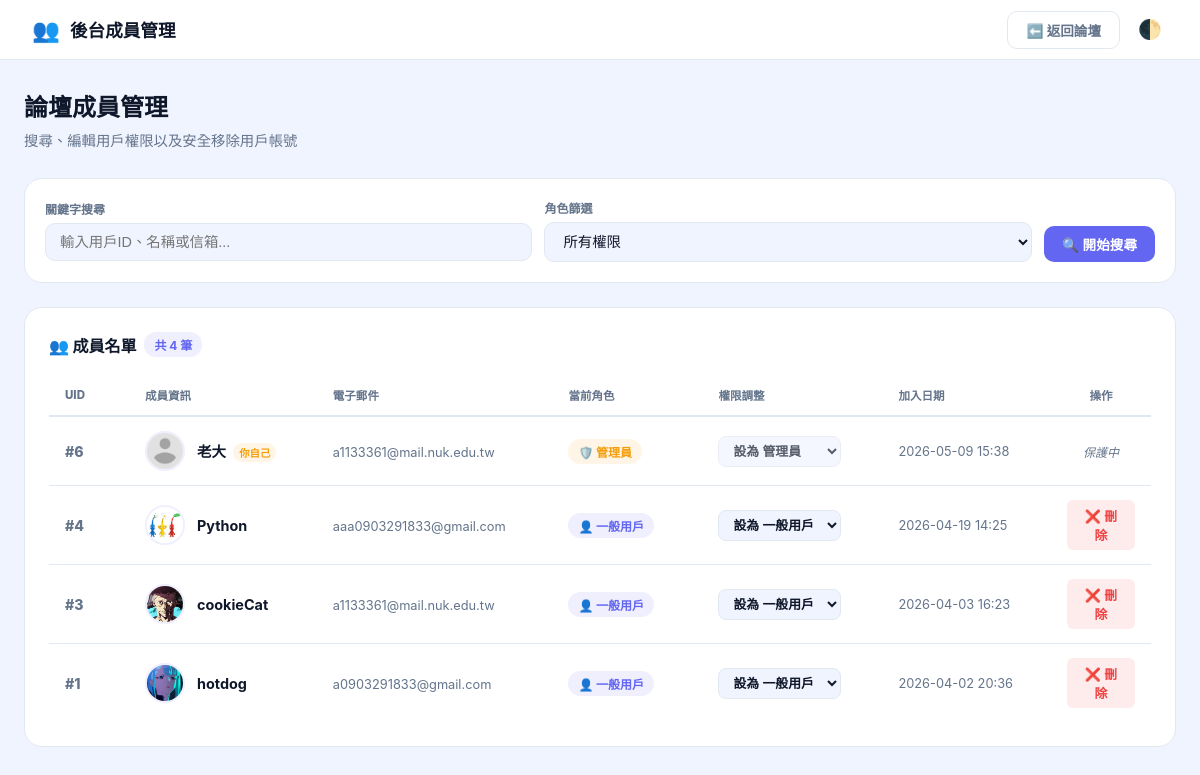
Screenshot of /admin_users.php (signed in) with the database file from the repository.
### tables this page shows
CREATE TABLE `users` (
  `id` int(11) NOT NULL,
  `username` varchar(50) NOT NULL,
  `password` varchar(255) NOT NULL,
  `role` tinyint(1) NOT NULL DEFAULT 0,
  `email` varchar(100) NOT NULL,
  `created_at` datetime NOT NULL DEFAULT current_timestamp(),
  `bio` text DEFAULT NULL,
  `age` int(11) DEFAULT NULL,
  `gender` varchar(50) DEFAULT NULL,
  `interests` varchar(255) DEFAULT NULL,
  `location` varchar(255) DEFAULT NULL,
  `profile_img` varchar(255) DEFAULT 'default_avatar.png',
  `last_announcement_view` datetime DEFAULT '1970-01-01 00:00:00',
  `banner_img` varchar(255) DEFAULT NULL,
  `reset_token` varchar(255) DEFAULT NULL,
  `reset_expiry` datetime DEFAULT NULL
);

### admin_users.php (the view, shortened to what this page needs)
<?php
require_once "includes/dbh.inc.php";
$current_admin_id = $_SESSION['user_id'] ?? null;
$search = isset($_GET['search']) ? trim($_GET['search']) : '';
$params = [];
$where_sql = "";
try {
    $count_stmt = $pdo->prepare("SELECT COUNT(*) FROM users $where_sql");
    $count_stmt->execute($params);
    $total_users = $count_stmt->fetchColumn();
} catch (PDOException $e) {
    die("資料查詢失敗：" . $e->getMessage());
}
$limit = 10;
$page = isset($_GET['page']) ? (int)$_GET['page'] : 1;
$offset = ($page - 1) * $limit;
try {
    $sql = "SELECT id, username, email, role, profile_img, created_at FROM users $where_sql ORDER BY id DESC LIMIT :limit OFFSET :offset";
    $stmt = $pdo->prepare($sql);
    $stmt->bindValue('limit', $limit, PDO::PARAM_INT);
    $stmt->bindValue('offset', $offset, PDO::PARAM_INT);
    $stmt->execute();
    $users = $stmt->fetchAll();
} catch (PDOException $e) {
    die("使用者資料讀取失敗：" . $e->getMessage());
}
?>
<!DOCTYPE html>
<html lang="zh-TW">
<head>
</head>
<body data-theme="light">
<header class="adm-header">
    <div class="logo">
        <span>👥</span> 後台成員管理
    </div>
    <div class="header-actions">
        <a href="index.php" class="btn btn-ghost">⬅️ 返回論壇</a>
        <button class="btn-icon" id="themeBtn" title="切換主題">🌓</button>
    </div>
</header>
<div class="page">
    <h1 class="page-title">論壇成員管理</h1>
    <p class="page-sub">搜尋、編輯用戶權限以及安全移除用戶帳號</p>
    <div class="search-card">
        <form class="search-form" method="GET" action="admin_users.php">
            <div class="form-group">
                <label for="search">關鍵字搜尋</label>
                <input type="text" id="search" name="search" class="input-control" placeholder="輸入用戶ID、名稱或信箱..." value="<?= htmlspecialchars($search) ?>">
            </div>
            <div class="form-group">
                <label for="role">角色篩選</label>
                <select id="role" name="role" class="input-control">
                    <option value="">所有權限</option>
                </select>
            </div>
            <div class="search-actions">
                <button type="submit" class="btn btn-submit">🔍 開始搜尋</button>
            </div>
        </form>
    </div>
    <div class="card">
        <div class="card-header-flex">
            <h2 class="card-title">👥 成員名單 <span class="total-badge">共 <?= $total_users ?> 筆</span></h2>
        </div>
        <?php if (empty($users)): ?>
            <div class="empty-state">
                <div class="empty-icon">🔍</div>
                <h3>找不到符合條件的成員</h3>
                <p>請嘗試使用不同的關鍵字或重設篩選條件。</p>
            </div>
        <?php else: ?>
            <div class="table-responsive">
                <table class="htable">
                    <thead>
                        <tr>
                            <th style="width: 80px;">UID</th>
                            <th>成員資訊</th>
                            <th>電子郵件</th>
                            <th style="width: 150px;">當前角色</th>
                            <th style="width: 180px;">權限調整</th>
                            <th>加入日期</th>
                            <th style="width: 100px; text-align: center;">操作</th>
                        </tr>
                    </thead>
                    <tbody>
                        <?php foreach ($users as $u): ?>
                        <tr>
                            <td style="font-weight: 800; color: var(--muted);">#<?= $u['id'] ?></td>
                            <td>
                                <div class="u-avatar-wrap">
                                    <img src="<?= !empty($u['profile_img']) ? "uploads/users_profile_img/".$u['profile_img'] : "uploads/default_avatar.png" ?>" class="u-avatar">
                                    <div>
                                        <a href="profile.php?id=<?= $u['id'] ?>" class="u-username" target="_blank">
                                            <?= htmlspecialchars($u['username']) ?>
                                        </a>
                                        <?php if ((int)$u['id'] === (int)$current_admin_id): ?>
                                            <span class="role-badge role-admin" style="font-size: 0.65rem; padding: 2px 6px; margin-left: 4px;">你自己</span>
                                        <?php endif; ?>
                                    </div>
                                </div>
                            </td>
                            <td><span class="u-email"><?= htmlspecialchars($u['email'] ?? '未提供') ?></span></td>
                            <td>
                                <?php if ($u['role'] == 1): ?>
                                    <span class="role-badge role-admin">🛡️ 管理員</span>
                                <?php else: ?>
                                    <span class="role-badge role-user">👤 一般用戶</span>
                                <?php endif; ?>
                            </td>
                            <td>
                                <form method="POST" action="admin_users.php" style="margin: 0; display: flex; align-items: center; gap: 8px;">
                                    <select name="new_role" class="role-select" onchange="this.form.submit()" <?= (int)$u['id'] === (int)$current_admin_id ? 'disabled' : '' ?>>
                                        <option value="0" <?= $u['role'] == 0 ? 'selected' : '' ?>>設為 一般用戶</option>
                                        <option value="1" <?= $u['role'] == 1 ? 'selected' : '' ?>>設為 管理員</option>
                                    </select>
                                </form>
                            </td>
                            <td style="color:var(--muted); font-size:.8rem;"><?= date('Y-m-d H:i', strtotime($u['created_at'])) ?></td>
                            <td style="text-align: center;">
                                <?php if ((int)$u['id'] !== (int)$current_admin_id): ?>
                                    <button class="btn btn-danger" onclick="confirmDelete(<?= $u['id'] ?>, '<?= htmlspecialchars(addslashes($u['username'])) ?>')">
                                        ❌ 刪除
                                    </button>
                                <?php else: ?>
                                    <span style="font-size: 0.75rem; color: var(--muted); font-style: italic;">保護中</span>
                                <?php endif; ?>
                            </td>
                        </tr>
                        <?php endforeach; ?>
                    </tbody>
                </table>
            </div>
        <?php endif; ?>
    </div>
</div>
</body>
</html>

### admin_users.php (style rules this page uses)
:root { --bg: #f0f4ff; --card: #ffffff; --text: #0f172a; --muted: #64748b; --border: #e2e8f0; --accent: #6366f1; --accent-soft: rgba(99,102,241,.10); --gold: #f59e0b; --gold-soft: rgba(245,158,11,.10); --green: #10b981; --green-soft: rgba(16,185,129,.10); --red: #ef4444; --red-soft: rgba(239,68,68,.10); --header-h: 60px; }
*, *::before, *::after { box-sizing: border-box; }
body { margin: 0; font-family: 'Inter', system-ui, sans-serif; background: var(--bg); color: var(--text); transition: background .3s, color .3s; }
.adm-header { height: var(--header-h); background: var(--card); border-bottom: 1px solid var(--border); display: flex; align-items: center; justify-content: space-between; padding: 0 32px; position: sticky; top: 0; z-index: 200; }
.adm-header .logo { display: flex; align-items: center; gap: 10px; font-weight: 800; font-size: 1.1rem; }
.adm-header .logo span { font-size: 1.4rem; }
.header-actions { display: flex; align-items: center; gap: 12px; }
.btn { display: inline-flex; align-items: center; gap: 6px; padding: 8px 18px; border-radius: 10px; font-size: .85rem; font-weight: 700; cursor: pointer; border: none; transition: .2s; text-decoration: none; }
.btn-ghost { background: transparent; color: var(--muted); border: 1px solid var(--border); }
.btn-icon { background: none; border: none; cursor: pointer; font-size: 1.2rem; padding: 6px; border-radius: 8px; color: var(--muted); transition: .2s; }
.btn-submit { background: var(--accent); color: #fff; }
.btn-danger { background: var(--red-soft); color: var(--red); padding: 6px 12px; border-radius: 6px; font-size: 0.8rem; }
.page { max-width: 1280px; margin: 0 auto; padding: 28px 24px 60px; }
.page-title { font-size: 1.5rem; font-weight: 800; margin: 0 0 6px; }
.page-sub { color: var(--muted); font-size: .9rem; margin: 0 0 28px; }
.search-card { background: var(--card); border: 1px solid var(--border); border-radius: 18px; padding: 20px; margin-bottom: 24px; }
.search-form { display: flex; flex-wrap: wrap; gap: 12px; align-items: center; }
.form-group { flex: 1; min-width: 200px; display: flex; flex-direction: column; gap: 6px; }
.form-group label { font-size: 0.75rem; font-weight: 800; color: var(--muted); text-transform: uppercase; }
.input-control { width: 100%; background: var(--bg); border: 1px solid var(--border); color: var(--text); padding: 10px 14px; border-radius: 10px; font-size: 0.9rem; outline: none; transition: border-color .2s; }
.search-actions { display: flex; gap: 10px; align-self: flex-end; margin-top: auto; }
.card { background: var(--card); border: 1px solid var(--border); border-radius: 18px; padding: 24px; overflow: hidden; }
.card-header-flex { display: flex; justify-content: space-between; align-items: center; margin-bottom: 18px; }
.card-title { font-size: 1rem; font-weight: 800; margin: 0; display: flex; align-items: center; gap: 8px; }
.total-badge { background: var(--accent-soft); color: var(--accent); font-size: 0.75rem; padding: 4px 10px; border-radius: 12px; font-weight: 700; }
.table-responsive { width: 100%; overflow-x: auto; border-radius: 12px; }
.htable { width: 100%; border-collapse: collapse; font-size: .88rem; min-width: 800px; }
.htable th { text-align: left; padding: 12px 16px; font-size: .72rem; font-weight: 800; color: var(--muted); text-transform: uppercase; border-bottom: 2px solid var(--border); }
.htable td { padding: 14px 16px; border-bottom: 1px solid var(--border); vertical-align: middle; }
.htable tr:last-child td { border-bottom: none; }
.u-avatar-wrap { display: flex; align-items: center; gap: 12px; }
.u-avatar { width: 40px; height: 40px; border-radius: 50%; object-fit: cover; border: 2px solid var(--accent-soft); flex-shrink: 0; }
.u-username { font-weight: 700; font-size: .9rem; color: var(--text); text-decoration: none; }
.u-email { font-size: 0.8rem; color: var(--muted); }
.role-select { background: var(--bg); border: 1px solid var(--border); color: var(--text); padding: 6px 10px; border-radius: 8px; font-size: 0.8rem; font-weight: 700; cursor: pointer; outline: none; }
.role-badge { display: inline-flex; padding: 4px 10px; border-radius: 20px; font-size: 0.75rem; font-weight: 800; }
.role-admin { background: var(--gold-soft); color: var(--gold); }
.role-user { background: var(--accent-soft); color: var(--accent); }

### rows the page displays
users: id "6", profile_img (placeholder picture), username "老大", shows "你自己", email "a1133361@mail.nuk.edu.tw", shows "🛡️ 管理員", new_role "設為 管理員", created_at "2026-05-09 15:38", shows "保護中"
users: id "4", profile_img (picture), username "Python", email "aaa0903291833@gmail.com", shows "👤 一般用戶", new_role "設為 一般用戶", created_at "2026-04-19 14:25"
users: id "3", profile_img (picture), username "cookieCat", email "a1133361@mail.nuk.edu.tw", shows "👤 一般用戶", new_role "設為 一般用戶", created_at "2026-04-03 16:23"
users: id "1", profile_img (picture), username "hotdog", email "a0903291833@gmail.com", shows "👤 一般用戶", new_role "設為 一般用戶", created_at "2026-04-02 20:36"

### other values shown
$total_users "4"
